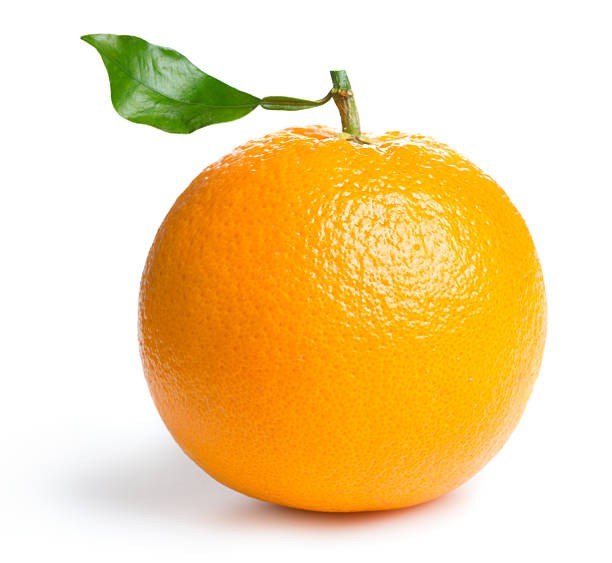
#> input picture COMPUTER_VISION_CNN/Assignment_4/thkoczih.png, 612 x 563 px, found by its file name
$ jupyter execute Assignment_4_HW_1.ipynb
#> lines starting #> are read from the running program, lines starting #| are printed output that depends on the picture; after the words box and inside, x2 and y2 are one past the last pixel; in counts of white or black regions, pixels touching at a corner belong together
## separate the orange from given image (single color)

[cell 1]
import cv2
import numpy as np
from matplotlib import pyplot as plt

# Load the image
image = cv2.imread('/content/thkoczih.png')  # Update with your image path
#> image is the input picture: shape (563, 612, 3); mean B, G, R 161, 214.9, 244.3
image = cv2.cvtColor(image, cv2.COLOR_BGR2RGB)

# Convert image to HSV color space
hsv = cv2.cvtColor(image, cv2.COLOR_RGB2HSV)
#> hsv: shape (563, 612, 3); mean H, S, V 16.6, 91.3, 245.8

# Define range for the color orange in HSV
lower_orange = np.array([5, 100, 100], dtype=np.uint8)
upper_orange = np.array([25, 255, 255], dtype=np.uint8)

# Create a mask for orange color
mask = cv2.inRange(hsv, lower_orange, upper_orange)
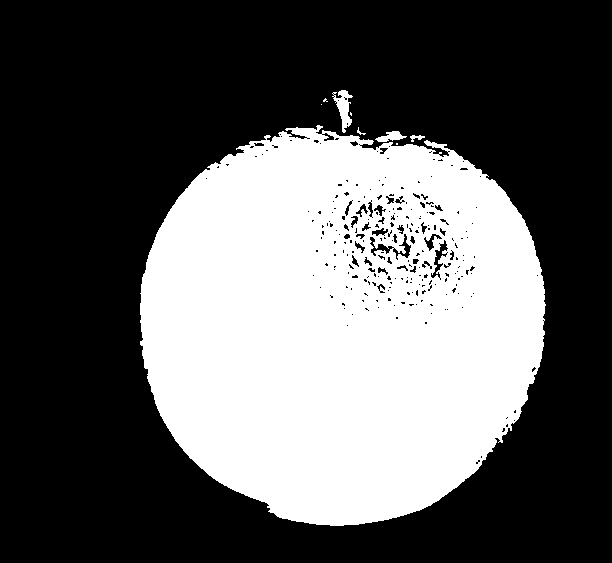
#> mask: shape (563, 612); 36.4% white; 9 white regions (4 under 20 px), largest, box (x1, y1, x2, y2) and area: (140, 125, 546, 526) 124635, (332, 90, 353, 133) 408, (375, 131, 407, 142) 188, (410, 135, 425, 142) 53, (357, 127, 366, 135) 22

# Bitwise-AND mask and original image to extract the orange part
res = cv2.bitwise_and(image, image, mask=mask)
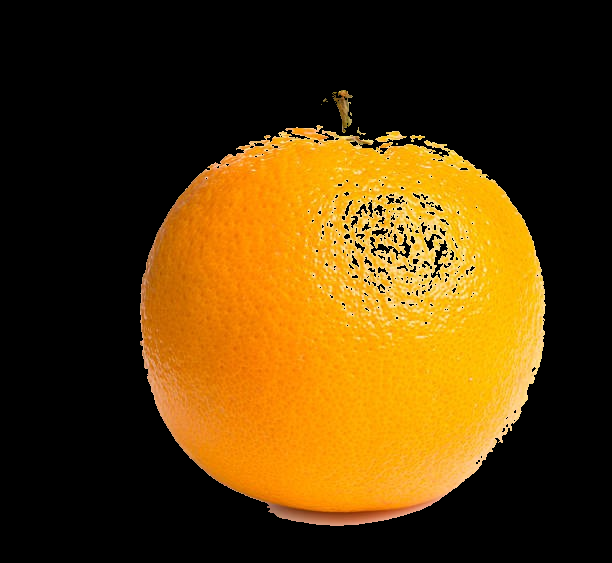
#> res: shape (563, 612, 3); mean R, G, B 88.7, 58.9, 9

# Show the result
plt.subplot(1, 3, 1)
plt.imshow(image)
plt.title('Original Image')

plt.subplot(1, 3, 2)
plt.imshow(mask, cmap='gray')
plt.title('Mask')

plt.subplot(1, 3, 3)
plt.imshow(res)
plt.title('Isolated Orange')

plt.show()
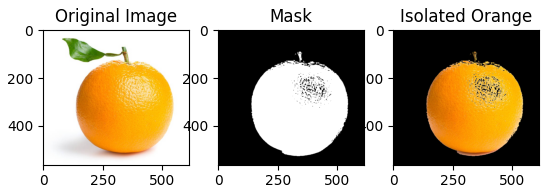
#> figure drawn by matplotlib, 3 panels
